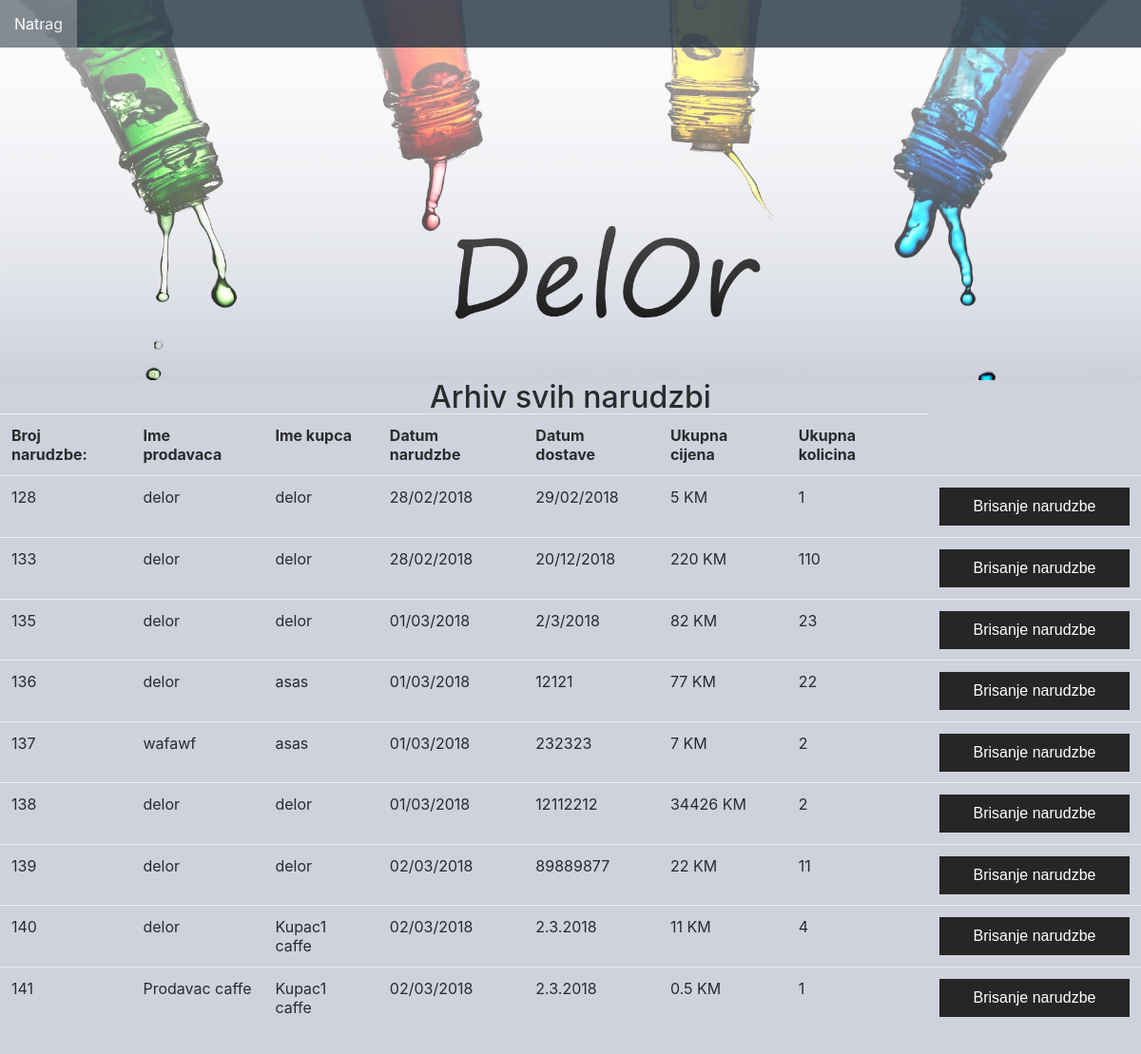
The page /public/Admin/arhiv.php on the database as committed earlier.
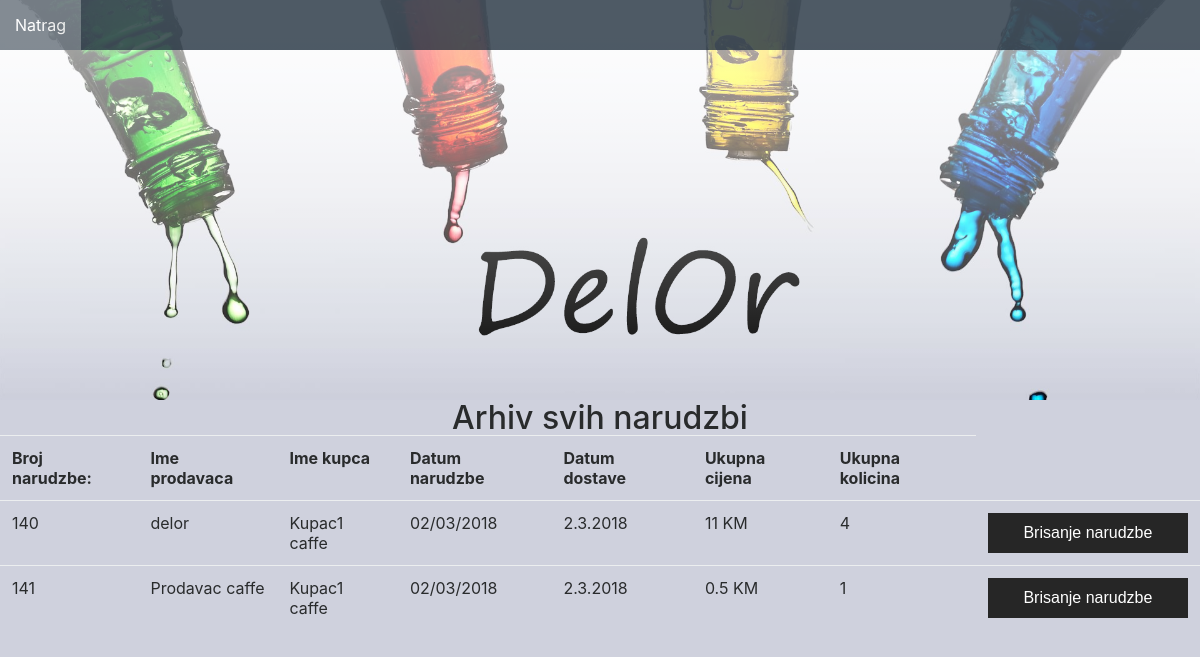
The same page on the database as committed later.
### tables this page shows
CREATE TABLE `arhiv` (
  `id_arhiv` int(11) NOT NULL,
  `ime_firme_kupca` varchar(150) NOT NULL,
  `ime_firme_prodavaca` varchar(150) NOT NULL,
  `id_kupca` int(11) NOT NULL,
  `id_prodavaca` int(11) NOT NULL,
  `id_artikla` int(11) NOT NULL,
  `naziv` varchar(150) NOT NULL,
  `cijena` double NOT NULL,
  `kolicina_artikla` int(11) NOT NULL,
  `ukupna_cijena` double NOT NULL,
  `ukupna_kolicina` int(11) NOT NULL,
  `datum_narudzbe` varchar(150) NOT NULL,
  `datum_dostave` varchar(150) NOT NULL,
  `vrijeme` varchar(150) NOT NULL,
  `id_narudzbe` int(11) NOT NULL
);

### public/Admin/arhiv.php (the view, shortened to what this page needs)
<?php
require 'db.php';
$query1 = "SELECT * FROM arhiv ORDER BY id_narudzbe ";
$result1 = mysqli_query($mysqli, $query1);
?>
<!DOCTYPE>
<html>
<head>
	<link rel="stylesheet" type="text/css" media="all" href="../../src/css/bootstrap.min.css">
	<link rel="stylesheet" type="text/css" media="all" href="../../src/css/urediprofil_a.css">
</head>
<body>
<nav id="myNavbar" class="navbar fixed-top navbar-toggleable-md navbar-light bg-faded">
		  <div class="collapse navbar-collapse" id="navbarResponsive">
		    <ul class="navbar-nav ml-center">
	          <li class="nav-item option"><a class="nav-link" href="pocetna_admin.php">Natrag</a></li>
		    </ul>
		  </div>
		</nav>
	<div class="container-fluid">
		<div id="zaglavlje" class="row">
			<div id="iscezavanjek">
			</div>
		</div>
		<div id="ostatak">
			<div class="row boja">
            <h2 style="width: 100%; margin: auto 0; text-align: center;">Arhiv svih narudzbi</h2><br>
            <table class="table" width="100%">
						<tbody>
							<tr>
                            <th>Broj narudzbe:</th>
								<th>Ime prodavaca</th>
								<th>Ime kupca</th>
								<th>Datum narudzbe</th>
								<th>Datum dostave</th>
								<th>Ukupna cijena </th>
                                <th>Ukupna kolicina</th>
							</tr>
                            <?php while($value = mysqli_fetch_array($result1)):;?>
							<tr>
                               <?php if($_SESSION['idnarudzbe']!=$value["id_narudzbe"]){ ?>
                                <form method="post" action="arhiv.php">
								<td><input type="hidden" name="id_narudzbe" value=" <?php echo $value["id_narudzbe"];?> "><?php echo $value["id_narudzbe"];  $_SESSION['idnarudzbe']= $value["id_narudzbe"];?></td>
								<td><?php echo $value["ime_firme_prodavaca"]; ?></td>
								<td><?php echo $value["ime_firme_kupca"]; ?></td>
								<td><?php echo $value["datum_narudzbe"]; ?></td>
                                <td><?php echo $value["datum_dostave"]; ?></td>
                                <td><?php echo $value["ukupna_cijena"]; ?> KM</td>
                                <td><?php echo $value["ukupna_kolicina"]; ?></td>
                                <td><input type="submit"  value="Brisanje narudzbe" name="drop"></td>
                                </form>
                               <?php } ?>
							</tr>
						<?php endwhile;?>
				</table>
			</div>
			</div>
</body>
</html>

Rows that differ between the two databases and show on the page:
removed arhiv: id_narudzbe "128", ime_firme_prodavaca "delor", ime_firme_kupca "delor", datum_narudzbe "28/02/2018", datum_dostave "29/02/2018", ukupna_cijena "5", ukupna_kolicina "1"
removed arhiv: id_narudzbe "133", ime_firme_prodavaca "delor", ime_firme_kupca "delor", datum_narudzbe "28/02/2018", datum_dostave "20/12/2018", ukupna_cijena "220", ukupna_kolicina "110"
removed arhiv: id_narudzbe "135", ime_firme_prodavaca "delor", ime_firme_kupca "delor", datum_narudzbe "01/03/2018", datum_dostave "2/3/2018", ukupna_cijena "82", ukupna_kolicina "23"
removed arhiv: id_narudzbe "136", ime_firme_prodavaca "delor", ime_firme_kupca "asas", datum_narudzbe "01/03/2018", datum_dostave "12121", ukupna_cijena "77", ukupna_kolicina "22"
removed arhiv: id_narudzbe "137", ime_firme_prodavaca "wafawf", ime_firme_kupca "asas", datum_narudzbe "01/03/2018", datum_dostave "232323", ukupna_cijena "7", ukupna_kolicina "2"
removed arhiv: id_narudzbe "138", ime_firme_prodavaca "delor", ime_firme_kupca "delor", datum_narudzbe "01/03/2018", datum_dostave "12112212", ukupna_cijena "34426", ukupna_kolicina "2"
removed arhiv: id_narudzbe "139", ime_firme_prodavaca "delor", ime_firme_kupca "delor", datum_narudzbe "02/03/2018", datum_dostave "89889877", ukupna_cijena "22", ukupna_kolicina "11"
